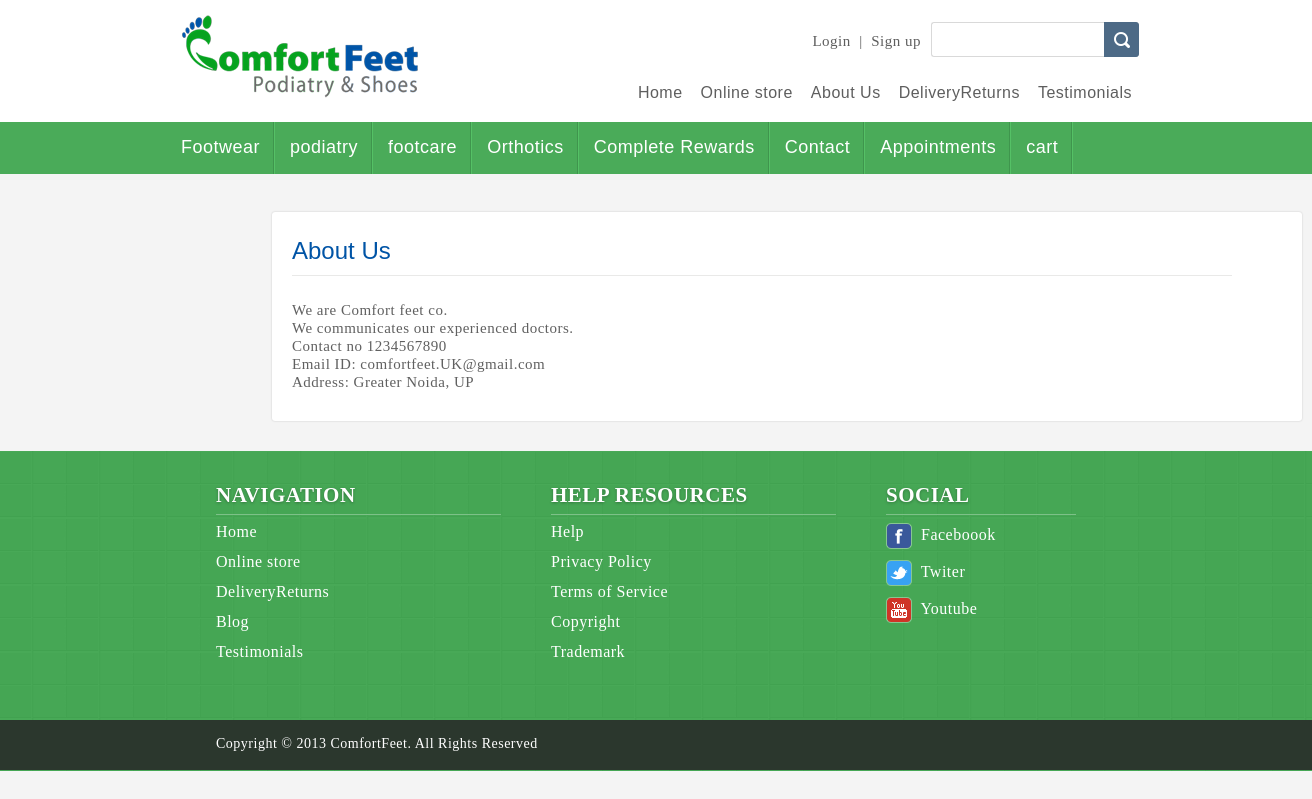
/page.php?page=About Us, run on the app's committed database.
### tables this page shows
CREATE TABLE `settings` (
  `set_id` int(11) NOT NULL,
  `name` varchar(50) NOT NULL,
  `content` varchar(255) NOT NULL,
  `time` datetime NOT NULL DEFAULT current_timestamp() ON UPDATE current_timestamp()
);

CREATE TABLE `menu` (
  `menu_id` int(11) NOT NULL,
  `menu_name` varchar(255) NOT NULL,
  `menu_position` varchar(255) NOT NULL,
  `time` datetime NOT NULL DEFAULT current_timestamp() ON UPDATE current_timestamp()
);

CREATE TABLE `page` (
  `page_id` int(11) NOT NULL,
  `page_name` varchar(100) NOT NULL,
  `page_content` longtext NOT NULL,
  `time` timestamp NOT NULL DEFAULT current_timestamp() ON UPDATE current_timestamp()
);

### html/page.php (the view, shortened to what this page needs)
<?php
require './inc/header.php';
?>
<?php
if (isset($_GET['page'])) {
?>
    <?php
    $page = $_GET['page'];
    ?>
            </div>
    <?php
    $navigation = mysqli_query($con, 'SELECT * from page where page_name="' . $page . '"');
    while ($nav = mysqli_fetch_assoc($navigation)) {
    ?>
        <div class="detail-box2">
            <div class="ourproduct_title">
                <h2 style="width:854px; float:left;"><?php echo $nav['page_name'] ?></h2>
            </div>
            <div class="ourproduct_main">
        <?php echo $nav['page_content'];
    }
} ?>
            </div>
        </div>
        <?php
        require './inc/footer.php';
        ?>

### html/inc/header.php (shortened to what this page needs)
<!DOCTYPE html PUBLIC "-//W3C//DTD XHTML 1.0 Transitional//EN" "http://www.w3.org/TR/xhtml1/DTD/xhtml1-transitional.dtd">
<html xmlns="http://www.w3.org/1999/xhtml">
<head>
    <?php
    require_once './inc/conn.php';
    ?>
    <link href="css/style.css" rel="stylesheet" type="text/css" />
    <link rel="stylesheet" href="https://cdnjs.cloudflare.com/ajax/libs/font-awesome/4.7.0/css/font-awesome.min.css">
</head>
<body>
    <div class="wrapper">
        <div class="header_main">
            <div class="header">
                <div class="logo"><a href="index.php"><img src="./admin/upload/<?php $web_content = mysqli_query($con, "SELECT * from settings where name like 'logo'");
                                                                                $content = mysqli_fetch_assoc($web_content);
                                                                                echo $content['content'] ?>" alt="not" border="0" height="83" width="238" /></a></div>
                <div class="nav_part">
                    <div class="search_main">
                        <?php
                        if (!empty($_SESSION['u_name'])) {
                        ?>
                            <div class="login">
                                <h5>
                                    <p id="greeting" style="display: inline; margin: 0px; padding: 0px; float:none;"></p> <?php echo $_SESSION['u_name'] ?>
                                </h5>
                                <a href="page.php?page=cart">My Cart</a> &nbsp;| &nbsp;<a href="page.php?logout">Logout</a>
                            </div>
                            <div class="search"><input name="" class="search-input-box" type="text" /><input name="" type="image" src="images/search-btn.png" /></div>
                        <?php
                        } else {
                        ?>
                            <div class="login"><a href="login.php">Login</a> &nbsp;| &nbsp;<a href="signup.php">Sign up</a></div>
                            <div class="search"><input name="" class="search-input-box" type="text" /><input name="" type="image" src="images/search-btn.png" /></div>
                        <?php
                        }
                        ?>
                    </div>
                    <div class="toplink">
                        <ul>
                            <?php
                            $navigation = mysqli_query($con, 'SELECT * from menu where menu_position="main_nav"');
                            while ($nav = mysqli_fetch_assoc($navigation)) {
                                $menu_name = explode(",", $nav['menu_name']);
                                foreach ($menu_name as $menu_list) {
                                    echo '<li><a href="page.php?page=' . $menu_list . '">' . $menu_list . '</a></li>';
                                }
                            }
                            ?>
                        </ul>
                    </div>
                </div>
            </div>
            <div class="navigation_main">
                <div class="navigation">
                    <ul>
                        <?php
                        $navigation = mysqli_query($con, 'SELECT * from menu where menu_position="sub_nav"');
                        while ($nav = mysqli_fetch_assoc($navigation)) {
                            $menu_name = explode(",", $nav['menu_name']);
                            foreach ($menu_name as $menu_list) {
                                echo '<li><a href="page.php?page=' . $menu_list . '">' . $menu_list . '</a></li>';
                            }
                        }
                        ?>
                    </ul>
                </div>
            </div>
        </div>

### html/inc/footer.php (shortened to what this page needs)
<div class="footer_main">
    	<div class="footer">
        	<div class="footer_links">
                <div class="footer_linkset">
                    	<div class="footer_linkset_title">Navigation</div>
                        <ul>
                        <?php
                       $navigation = mysqli_query($con, 'SELECT * from menu where menu_position="main_footer"');
                       while ($nav = mysqli_fetch_assoc($navigation)) {
                           $menu_name = explode(",", $nav['menu_name']);
                           foreach ($menu_name as $menu_list) {
                               echo '<li><a href="page.php?page=' . $menu_list . '">' . $menu_list . '</a></li>';
                           }
                       }
                ?>
                        </ul>
                    </div>
                <div class="footer_linkset">
                    	<div class="footer_linkset_title">Help Resources</div>
                        <ul>
                        <?php
                                $navigation = mysqli_query($con, 'SELECT * from menu where menu_position="sub_footer"');
                                while ($nav = mysqli_fetch_assoc($navigation)) {
                                    $menu_name = explode(",", $nav['menu_name']);
                                    foreach ($menu_name as $menu_list) {
                                        echo '<li><a href="page.php?page=' . $menu_list . '">' . $menu_list . '</a></li>';
                                    }
                                }
                        ?>
                        </ul>
                    </div>
                <div class="social-media">
            			<div class="footer_linkset_title" style="width:190px;">Social</div>
           		  <div class="social-media-icons"><img src="images/facebook-icon.png" align="middle" />&nbsp; Faceboook</div>
                		<div class="social-media-icons"><img src="images/twitter-icon.png" align="middle" />&nbsp; Twiter</div>
                		<div class="social-media-icons"><img src="images/youtube-icon.png" align="middle" />&nbsp; Youtube</div>
           			</div>
            </div>
        </div>
        <div class="copyright_main">
            <div class="copyright"><?php  $web_content = mysqli_query($con, "SELECT * from settings where name like 'copyright'");
    $content = mysqli_fetch_assoc($web_content); echo $content['content'] ?></div>
    </div>
</div>
</body>
</html>

### html/css/style.css (style rules this page uses)
body { margin: 0px; padding:0px; font-size:15px; color:#606060; background:#f4f4f4; line-height:18px; letter-spacing:0.5px; }
p { margin:0px; padding:0px; float:left; }
h2 { margin:0px; padding:0px 0px 15px 0px; font-family:ubuntu-r-webfont, Arial, Helvetica, sans-serif; font-size:24px; color:#0054a6; font-weight:normal; letter-spacing:normal; }
.wrapper { width:100%; float:left; }
.header_main { width:100%; float:left; height:172px; background:#ffffff;; }
.header { width:980px; margin:auto; }
.logo { width:240px; float:left; padding:15px 0 0 15px; }
.nav_part { width:720px; float:left; padding:22px 0 0 0; }
.search_main { width:720px; float:left; }
.toplink { width:720px; float:left; padding:27px 0 0 0; }
.search-input-box { width:162px; float:left; background:#FFFFFF; height:33px; color:#999999; padding:0 0 0 10px; margin-right:-2px; border-left:1px solid #d9d9d9; border-top:1px solid #d9d9d9; border-bottom:1px solid #d9d9d9; border-radius:3px 0px 0px 3px; -moz-border-radius:3px 0px 0px 3px; -webkit-border-radius:3px 0px 0px 3px; outline: medium none; }
.login { width:500px; float:left; text-align:right; padding:10px 10px 0 0; }
.login a { color:#5e5e5e; text-decoration:none; }
.search { width:210px; float:left; }
.toplink ul { margin:0px; padding:0px; float:right; list-style:none; display:block; }
.toplink li { float:left; font-size:16px; color:#5e5e5e; font-family:calibriregular, Arial, Helvetica, sans-serif; padding:0 9px 0 9px; }
.toplink li a { text-decoration:none; color:#5e5e5e; }
.navigation_main { width:100%; float:left; background:#4aab59; height:52px; margin:20px 0 0 0; }
.navigation { width:980px; margin:auto; height:52px; }
.navigation ul { margin:0px; padding:0px; float:left; list-style:none; display:inline; height:52px; }
.navigation li { float:left; font-size:18px; color:#FFFFFF; font-family:calibriregular, Arial, Helvetica, sans-serif; padding:16px 15px 16px 15px; height:20px; margin:0px; background:url(../images/navigation-sep.png) top right no-repeat; }
.navigation li a { text-decoration:none; color:#ffffff; }
.ourproduct_title { width:940px; float:left; border-bottom:1px solid #e9e9e8; padding:0 0 0px 0; }
.ourproduct_main { width:940px; float:left; padding:25px 0 0px 0; }
.footer_main { width:100%; float:left; height:260px; background:url(../images/footer_bg.png) repeat; padding:35px 0 25px 0; }
.footer { width:980px; margin:auto; padding:0px 0 0px 0; }
.footer_links { width:880px; float:left; padding:0 50px 0 50px; }
.footer_linkset { width:285px; float:left; margin:0 50px 0 0; }
.footer_linkset_title { width:285px; float:left; font-size:21px; color:#FFFFFF; margin:0 0 8px 0; border-bottom:1px solid #7dc188; font-weight:bold; text-transform:uppercase; padding:0px 0 10px 0; text-shadow: 0px 1px 3px rgba(0,0,0,0.3); }
.social-media { width:190px; float:left; color:#FFFFFF; font-size:16px; }
.social-media-icons { width:100%; float:left; padding:0 0 3px 0; }
.social-media-icons img { padding:0 0 8px 0; }
.footer_linkset ul { display:block; list-style:none; margin:0px; padding:0px; color:#FFFFFF; }
.footer_linkset li { color:#FFFFFF; font-size:16px; padding:6px 0 6px 0; }
.footer_linkset li a { text-decoration:none; color:#FFFFFF; }
.copyright_main { width:100%; float:left; color:#FFFFFF; height:50px; font-size:14px; background:#2b372d; margin:53px 0 0 0; }
.copyright { width:930px; margin:auto; padding:15px 0 0 50px; }

### html/page.php (style rules this page uses)
.detail-box2 { width: 990px; float: left; background: #FFFFFF; border-radius: 3px; -moz-border-radius: 3px; -webkit-border-radius: 3px; box-shadow: 0px 0px 2px rgb(0 0 0 / 20%); -webkit-box-shadow: 0px 0px 2px rgb(0 0 0 / 20%), 0 2px 2px rgb(0 0 0 / 0%) inset; -moz-box-shadow: 0px 0px 2px rgba(0, 0, 0, 0.2), 0 2px 2px rgba(0, 0, 0, 0) inset; margin: 40px 0 30px 272px; padding: 30px 20px 30px 20px; }

### data on the page
settings: content (picture)
menu: menu_name "Home", menu_name "Online store", menu_name "About Us", menu_name "DeliveryReturns", menu_name "Testimonials"
menu: menu_name "Footwear", menu_name "podiatry", menu_name "footcare", menu_name "Orthotics", menu_name "Complete Rewards", menu_name "Contact", menu_name "Appointments", menu_name "cart"
page: page_name "About Us", page_content "We are Comfort feet co. We communicates our experienced doctors. Contact no 1234567890 Email ID: comfortfeet.UK@gmail.com Address: Greater Noida, UP"
menu: menu_name "Home", menu_name "Online store", menu_name "DeliveryReturns", menu_name "Blog", menu_name "Testimonials"
menu: menu_name "Help", menu_name "Privacy Policy", menu_name "Terms of Service", menu_name "Copyright", menu_name "Trademark"
settings: content "Copyright © 2013 ComfortFeet. All Rights Reserved"
